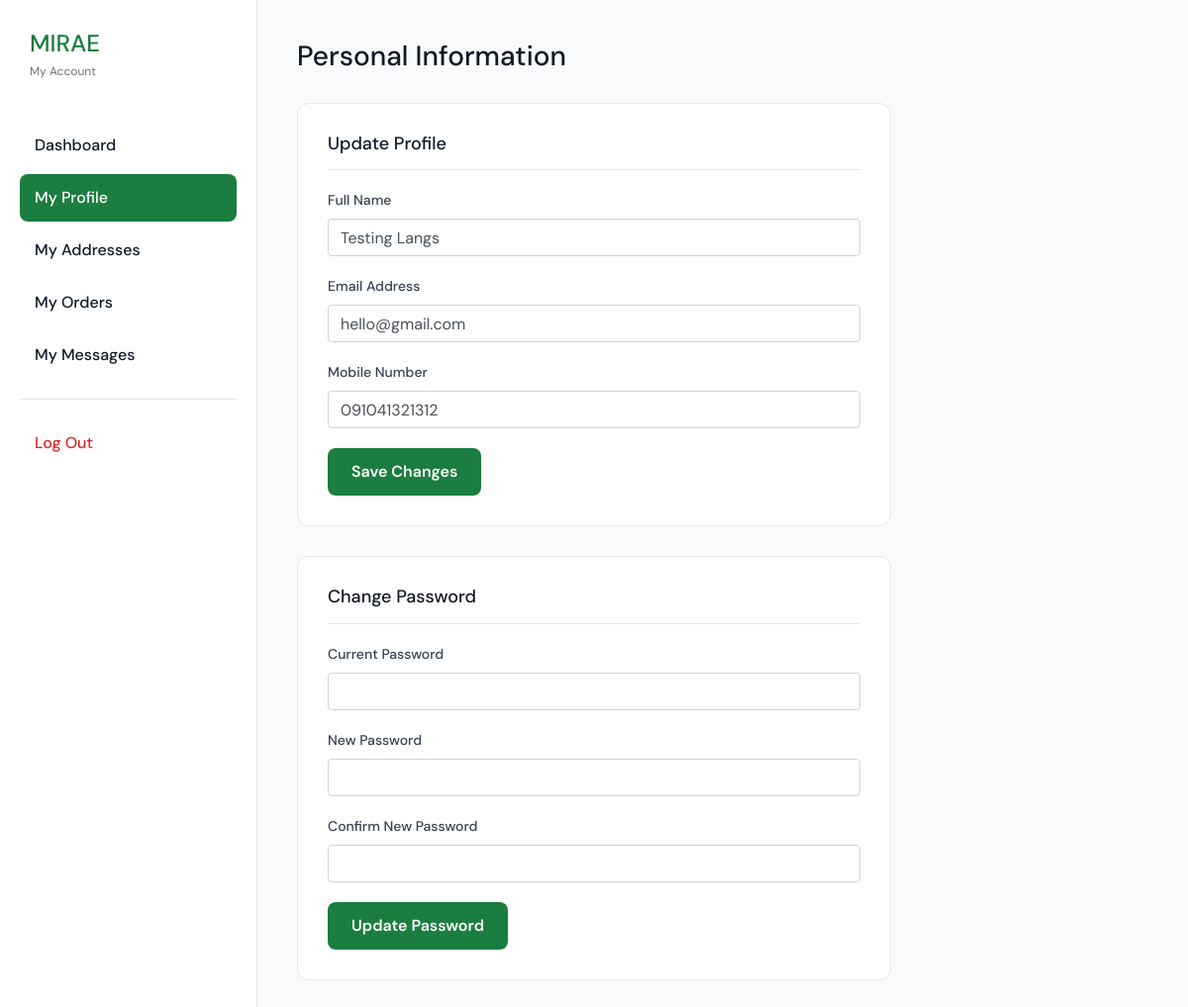
The app's page /user/profile.php (signed in) with its own data.
### tables this page shows
CREATE TABLE `customers` (
  `id` int(11) NOT NULL AUTO_INCREMENT,
  `name` varchar(255) NOT NULL,
  `email` varchar(255) NOT NULL,
  `password` varchar(255) NOT NULL,
  `phone` varchar(20) DEFAULT NULL,
  `address` text DEFAULT NULL,
  `city` varchar(100) DEFAULT NULL,
  `province` varchar(100) DEFAULT NULL,
  `postal_code` varchar(20) DEFAULT NULL,
  `status` enum('Active','Inactive') NOT NULL DEFAULT 'Active',
  `notes` text DEFAULT NULL,
  `created_at` timestamp NOT NULL DEFAULT current_timestamp(),
  `last_login` timestamp NULL DEFAULT NULL,
  `last_logout` timestamp NULL DEFAULT NULL,
  PRIMARY KEY (`id`),
  UNIQUE KEY `email` (`email`)
);

### user/profile.php (the view, shortened to what this page needs)
<?php
require_once '../config/db.php';
$userId = $_SESSION['user_id'];
$stmt = $conn->prepare("SELECT name, email, phone FROM customers WHERE id = ?");
$stmt->bind_param('i', $userId);
$stmt->execute();
$userData = $stmt->get_result()->fetch_assoc();
?>
<!DOCTYPE html>
<html lang="en">
<head>
    <link rel="stylesheet" href="https://stackpath.bootstrapcdn.com/bootstrap/4.5.2/css/bootstrap.min.css">
    <link rel="stylesheet" href="../css/loader.css">
</head>
<body class="profile-page">
    <div class="user-layout">
        <aside class="user-sidebar">
            <div style="margin-bottom: 40px; padding-left: 10px;">
                <h1 style="font-size: 24px; color: var(--primary); margin: 0;">MIRAE</h1>
                <span style="font-size: 12px; color: var(--text-gray);">My Account</span>
            </div>
            <nav>
                <a href="dashboard.php" class="nav-link">Dashboard</a>
                <a href="profile.php" class="nav-link active">My Profile</a>
                <a href="addresses.php" class="nav-link">My Addresses</a>
                <a href="orders.php" class="nav-link">My Orders</a>
                <a href="messages.php" class="nav-link">My Messages</a>
                <hr style="margin: 20px 0; border: none; border-top: 1px solid var(--border);">
                <a href="logout.php" class="nav-link" style="color: #dc2626;">Log Out</a>
            </nav>
        </aside>
        <main class="user-main">
            <div class="page-header">
                <h1>Personal Information</h1>
            </div>
            <div class="profile-container">
                <div class="card">
                    <h3>Update Profile</h3>
                    <form method="post" action="">
                        <div class="form-group">
                            <label>Full Name</label>
                            <input type="text" name="name" class="form-control" value="<?php echo htmlspecialchars($userData['name']); ?>" required>
                        </div>
                        <div class="form-group">
                            <label>Email Address</label>
                            <input type="email" name="email" class="form-control" value="<?php echo htmlspecialchars($userData['email']); ?>" required>
                        </div>
                        <div class="form-group">
                            <label>Mobile Number</label>
                            <input type="text" name="phone" class="form-control" value="<?php echo htmlspecialchars($userData['phone']); ?>" required>
                        </div>
                        <button type="submit" name="update_profile" class="btn btn-primary">Save Changes</button>
                    </form>
                </div>
                <div class="card">
                    <h3>Change Password</h3>
                    <form method="post" action="">
                        <div class="form-group">
                            <label>Current Password</label>
                            <input type="password" name="current_password" class="form-control" required>
                        </div>
                        <div class="form-group">
                            <label>New Password</label>
                            <input type="password" name="new_password" class="form-control" required>
                        </div>
                        <div class="form-group">
                            <label>Confirm New Password</label>
                            <input type="password" name="confirm_password" class="form-control" required>
                        </div>
                        <button type="submit" name="change_password" class="btn btn-primary">Update Password</button>
                    </form>
                </div>
            </div>
        </main>
    </div>
</body>
</html>

### user/profile.php (style rules this page uses)
:root { --primary: #1b7d3f; --primary-light: #ecfdf5; --text-dark: #111827; --text-gray: #6b7280; --border: #e5e7eb; }
body { font-family: 'DM Sans', sans-serif; background: #f9fafb; margin: 0; color: var(--text-dark); }
.user-layout { display: flex; min-height: 100vh; }
.user-sidebar { width: 260px; background: white; border-right: 1px solid var(--border); padding: 30px 20px; }
.nav-link { display: block; padding: 12px 15px; color: var(--text-dark); text-decoration: none; border-radius: 8px; margin-bottom: 5px; font-weight: 500; transition: all 0.2s; }
.nav-link.active { background: var(--primary); color: white; }
.user-main { flex: 1; padding: 40px; }
.page-header { margin-bottom: 30px; }
.page-header h1 { font-size: 28px; margin: 0; }
.profile-container { max-width: 600px; }
.card { background: white; border-radius: 12px; border: 1px solid var(--border); padding: 30px; margin-bottom: 30px; }
.card h3 { margin: 0 0 20px 0; font-size: 18px; border-bottom: 1px solid var(--border); padding-bottom: 15px; }
.form-group { margin-bottom: 20px; }
label { display: block; font-size: 14px; font-weight: 500; color: #374151; margin-bottom: 8px; }
input { width: 100%; padding: 12px; border: 1px solid #d1d5db; border-radius: 8px; font-size: 14px; box-sizing: border-box; }
.btn-primary { padding: 12px 24px; background: var(--primary); color: white; border: none; border-radius: 8px; font-weight: 600; cursor: pointer; transition: background 0.2s; }

### records on screen
customers: name "Testing Langs", email "hello@gmail.com", phone "091041321312"
